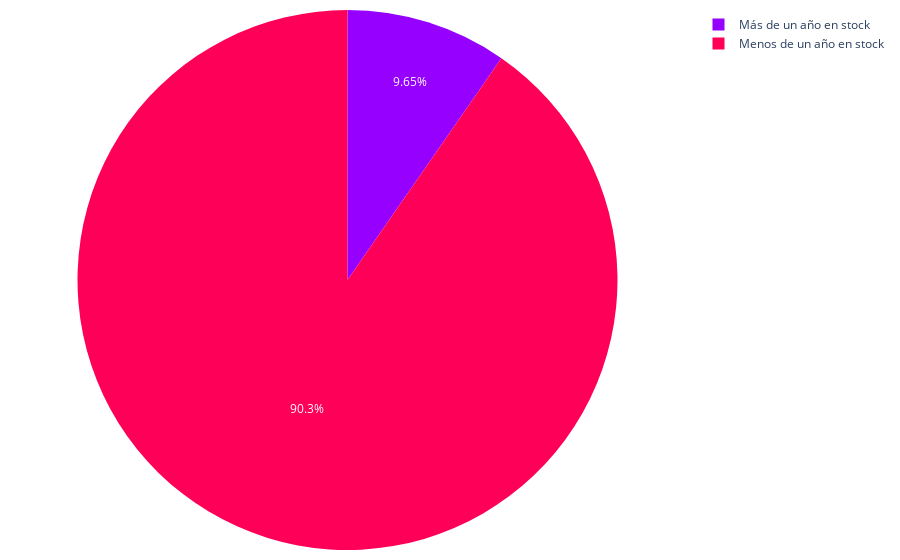

Here is the notebook cell this chart was saved with:
### Code cell
labels = riesgo_stock['stock']
values = riesgo_stock['casas']
colores = ['#9500ff', '#ff0059']
# Crear el gráfico de pastel
fig = go.Figure(data=[go.Pie(
    labels=labels, 
    values=values, 
    sort=False,    
    marker=dict(colors=colores,)
)])
fig.update_layout(margin=dict(l=10, r=10, t=10, b=10),)
# Exportar gráfica como archivo HTML
def guardar_grafico_como_html(fig, nombre_archivo, carpeta='assets\graficas'):
    # Crear la carpeta si no existe
    if not os.path.exists(carpeta):
        os.makedirs(carpeta)
    # Gráfica como archivo HTML en la carpeta especificada
    pio.write_html(fig, f'{carpeta}/{nombre_archivo}.html')
guardar_grafico_como_html(fig, 'g_pie_riesgo', carpeta='assets\graficas')
fig.show()

### Figure 1 — Plotly figure (JSON) as saved in the notebook; plotly's stock layout.template omitted (floating-point values rounded to 4 significant figures)
{"data": [{"labels": ["Más de un año en stock", "Menos de un año en stock"], "marker": {"colors": ["#9500ff", "#ff0059"]}, "sort": false, "type": "pie", "values": [427, 3996]}], "layout": {"margin": {"b": 10, "l": 10, "r": 10, "t": 10}}}
